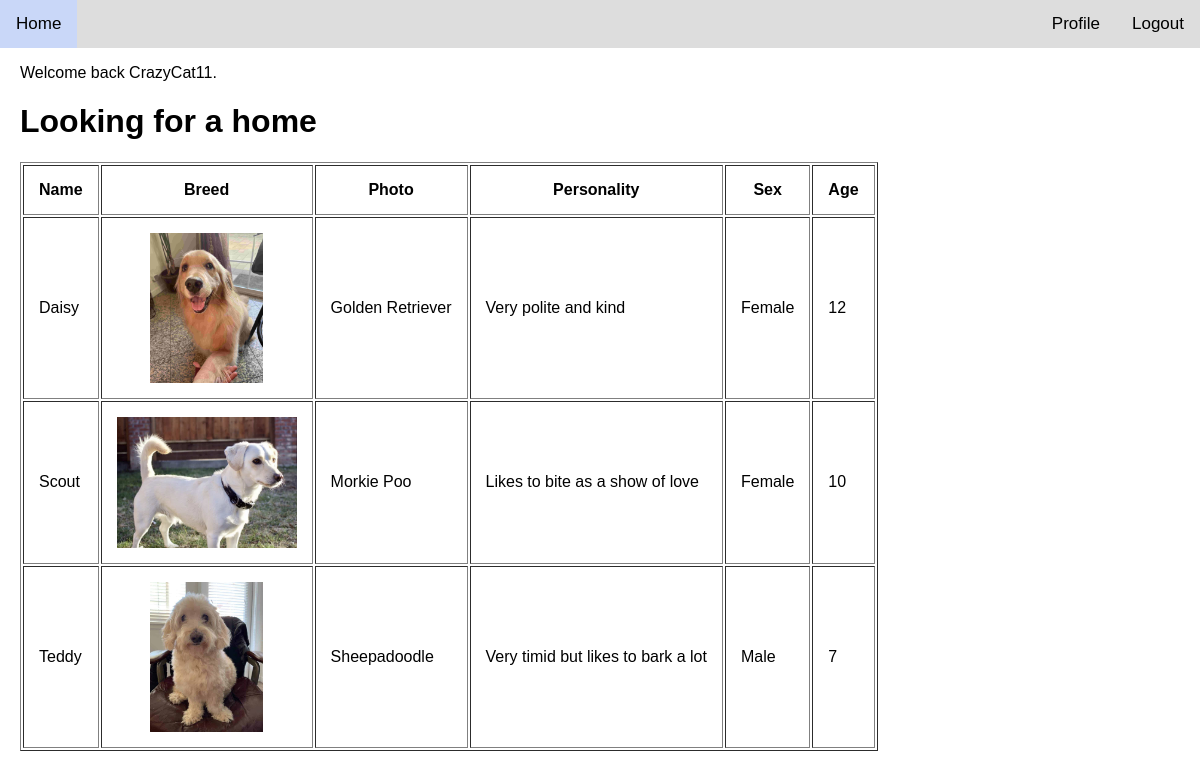
Page /index.php (signed in) on the committed database.
### tables this page shows
CREATE TABLE Dog (
	DogID		INTEGER NOT NULL AUTO_INCREMENT UNIQUE,
    BreedID 	INTEGER,
	Name		VARCHAR(32),
	Image 		varchar(256),
	Personality	VARCHAR(64),
	Color		VARCHAR(32),
	Weight		DECIMAL,
	DateArrived	DATE,
	DateLeft	VARCHAR(128),
	Owner		VARCHAR(64),
	AssignedVet	VARCHAR(64),
	Age			INTEGER,
	Trained		VARCHAR(32),
	Sex			VARCHAR(16),
	PRIMARY KEY (DogID),
	FOREIGN KEY (BreedID) REFERENCES Breed(BreedID)
);

CREATE TABLE Breed (
	BreedID		INTEGER NOT NULL AUTO_INCREMENT UNIQUE,
	FurType		VARCHAR(16),
	BreedName 	VARCHAR(32),
	PRIMARY KEY (BreedID)
);

### index.php (the view, shortened to what this page needs)
<?php
    include('components/navbar.php');
    if (isset($_SESSION['username'])) {
        $username = $_SESSION['username'];
        echo "Welcome back $username.";
    } elseif (isset($_SESSION['adminname'])) {
        $username = $_SESSION['adminname'];
        $password = $_SESSION['password'];
        echo "Welcome back $username (admin).";
    }
    displayTable(TRUE);
function displayTable($first) {
    require 'login.php';
    $connection = new mysqli($hn, $un, $pw, $db) or die ("Unable to connect");
    if ($result = $connection -> query("SELECT * FROM Dog INNER JOIN Breed ON Dog.BreedID = Breed.BreedID;")) {
        echo "<h1 style='text-align: left'>Looking for a home</h1>
        <table border='1'>
        <tr>
            <th>Name</th>
            <th>Breed</th>
            <th>Photo</th>
            <th>Personality</th>
            <th>Sex</th>
            <th>Age</th>
        </tr>";
        while($row = mysqli_fetch_array($result)) {
            echo "<tr class='dog-row'><td>" . $row['Name'] . "</td><td>" . "<img style='display: block; margin-left: auto; margin-right: auto; max-height: 150px; max-width: 180px;' src='./img/" . $row['Image'] . "'/>" . "</td><td>" . $row['BreedName'] . "</td><td>" . $row['Personality'] . "</td><td>" . $row['Sex'] . "</td><td>" . $row['Age'] . "</td></tr>";
        }
        echo "</table>";
    }
}
?>

### rows in the picture
dog: Name "Daisy", Image (picture), BreedID.BreedName "Golden Retriever", Personality "Very polite and kind", Sex "Female", Age "12"
dog: Name "Scout", Image (picture), BreedID.BreedName "Morkie Poo", Personality "Likes to bite as a show of love", Sex "Female", Age "10"
dog: Name "Teddy", Image (picture), BreedID.BreedName "Sheepadoodle", Personality "Very timid but likes to bark a lot", Sex "Male", Age "7"

### other values in the picture
$username "CrazyCat11"
